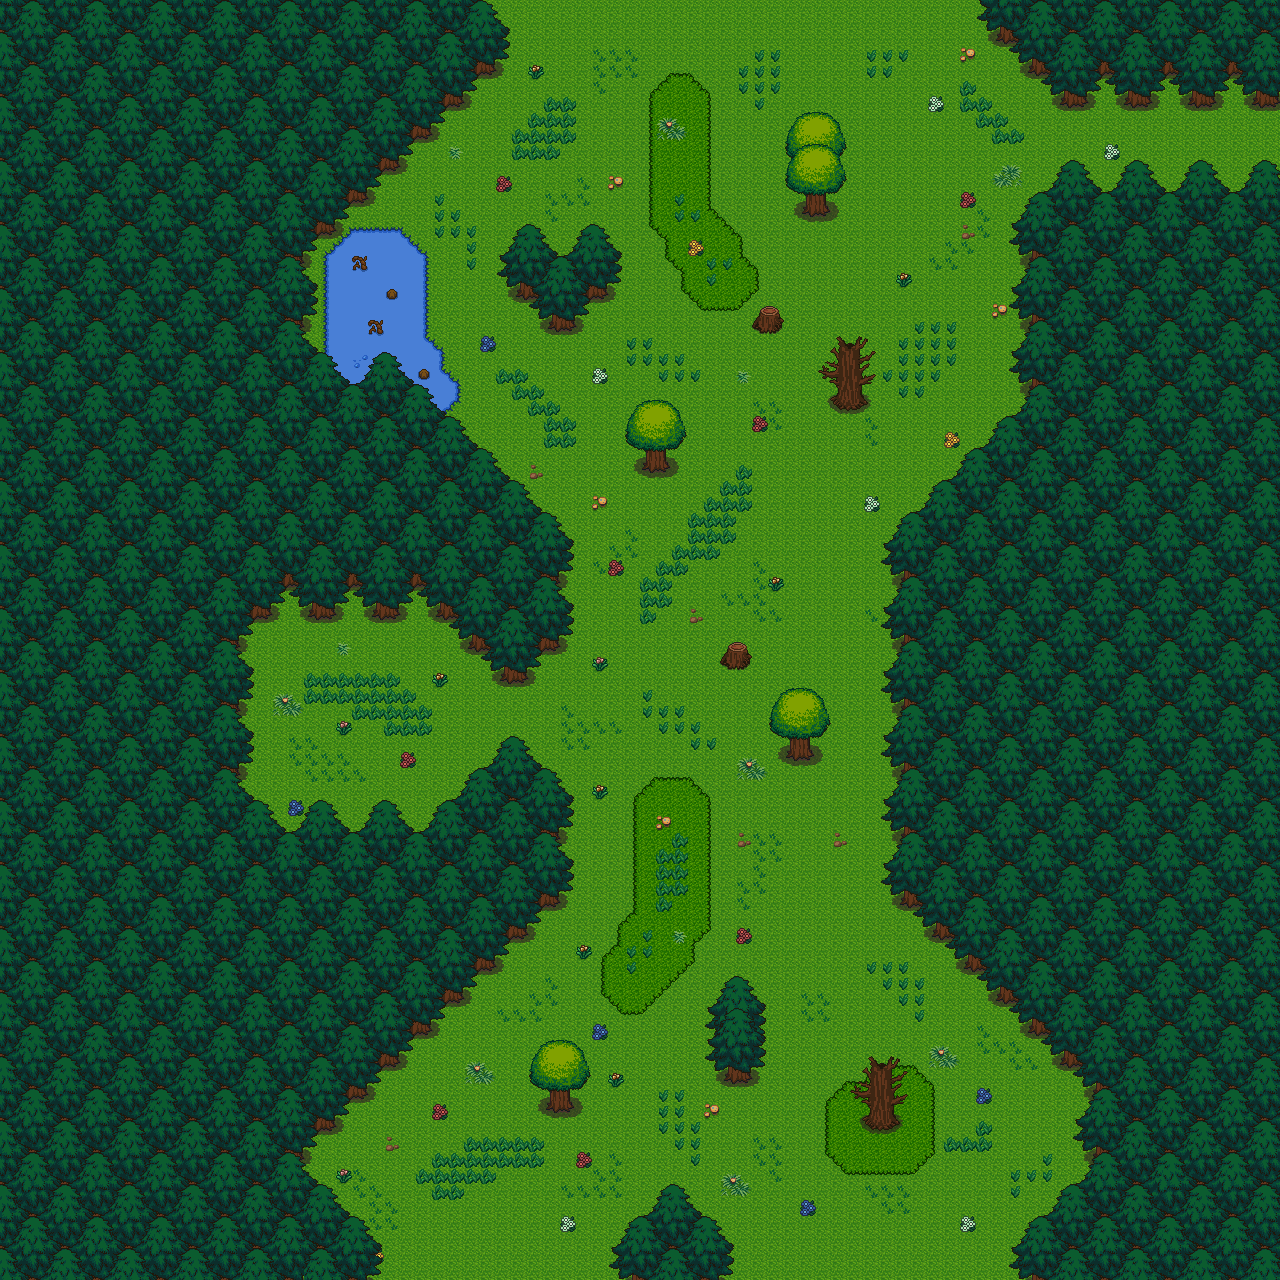

This is a level from a 2D game, rendered from its Tiled map with the project's own tilesets. A one-line summary and the map file follow, with tile-layer data summarised:
An orthogonal 80x80 tile map with 16x16 px tiles, 7 tile layers (ground0, ground1, wall0, wall1, ...), 2 hidden layers not drawn, 9 tilesets.

<map version="1.0" orientation="orthogonal" renderorder="right-down" width="80" height="80" tilewidth="16" tileheight="16">
 <tileset firstgid="1" name="1" tilewidth="16" tileheight="16">
  <image source="../../tileset/v1.3/1.png" width="800" height="800" />
 </tileset>
 <tileset firstgid="2501" name="2" tilewidth="16" tileheight="16">
  <image source="../../tileset/v1.3/2.png" width="800" height="800" />
 </tileset>
 <tileset firstgid="5001" name="3" tilewidth="16" tileheight="16">
  <image source="../../tileset/v1.3/3.png" width="800" height="800" />
 </tileset>
 <tileset firstgid="7501" name="4" tilewidth="16" tileheight="16">
  <image source="../../tileset/v1.3/4.png" width="800" height="800" />
 </tileset>
 <tileset firstgid="10001" name="5" tilewidth="16" tileheight="16">
  <image source="../../tileset/v1.3/5.png" width="800" height="800" />
 </tileset>
 <tileset firstgid="12501" name="6" tilewidth="16" tileheight="16">
  <image source="../../tileset/v1.3/6.png" width="800" height="800" />
 </tileset>
 <tileset firstgid="15001" name="7" tilewidth="16" tileheight="16">
  <image source="../../tileset/v1.3/7.png" width="800" height="800" />
 </tileset>
 <tileset firstgid="17501" name="8" tilewidth="16" tileheight="16">
  <image source="../../tileset/v1.3/8.png" width="800" height="800" />
 </tileset>
 <tileset firstgid="20001" name="9" tilewidth="16" tileheight="16">
  <image source="../../tileset/v1.3/9.png" width="800" height="800" />
 </tileset>
 <layer name="ground0" width="80" height="80">
  <data>[6400 cells, 6400 non-empty, 1 distinct tile ids]</data>
 </layer>
 <layer name="ground1" width="80" height="80">
  <data>[6400 cells, 341 non-empty, 50 distinct tile ids]</data>
 </layer>
 <layer name="wall0" width="80" height="80">
  <data>[6400 cells, 0 non-empty, 0 distinct tile ids]</data>
 </layer>
 <layer name="wall1" width="80" height="80">
  <data>[6400 cells, 0 non-empty, 0 distinct tile ids]</data>
 </layer>
 <layer name="deco0" width="80" height="80">
  <data>[6400 cells, 424 non-empty, 38 distinct tile ids]</data>
 </layer>
 <layer name="deco1" width="80" height="80">
  <data>[6400 cells, 3939 non-empty, 100 distinct tile ids]</data>
 </layer>
 <layer name="ABOVE_OVERWRITE" width="80" height="80" opacity="0.9">
  <data>[6400 cells, 0 non-empty, 0 distinct tile ids]</data>
 </layer>
 <layer name="COLLISION_OVERWRITE" visible="0" width="80" height="80">
  <data>[6400 cells, 0 non-empty, 0 distinct tile ids]</data>
 </layer>
 <layer name="SPOT" visible="0" width="80" height="80">
  <data>[6400 cells, 11 non-empty, 9 distinct tile ids]</data>
 </layer>
</map>
